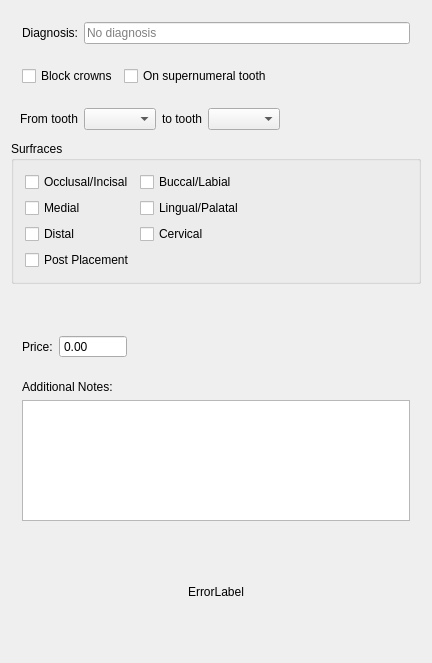
<?xml version="1.0" encoding="UTF-8"?>
<ui version="4.0">
 <class>ProcedureInput</class>
 <widget class="QWidget" name="ProcedureInput">
  <property name="geometry">
   <rect>
    <x>0</x>
    <y>0</y>
    <width>432</width>
    <height>663</height>
   </rect>
  </property>
  <property name="sizePolicy">
   <sizepolicy hsizetype="Preferred" vsizetype="Preferred">
    <horstretch>0</horstretch>
    <verstretch>0</verstretch>
   </sizepolicy>
  </property>
  <property name="windowTitle">
   <string>ProcedureInput</string>
  </property>
  <layout class="QVBoxLayout" name="verticalLayout">
   <property name="spacing">
    <number>0</number>
   </property>
   <item>
    <widget class="QFrame" name="diagnosisGroup">
     <property name="frameShape">
      <enum>QFrame::Shape::NoFrame</enum>
     </property>
     <property name="frameShadow">
      <enum>QFrame::Shadow::Raised</enum>
     </property>
     <layout class="QHBoxLayout" name="horizontalLayout_5">
      <item>
       <widget class="QLabel" name="label">
        <property name="text">
         <string>Diagnosis:</string>
        </property>
       </widget>
      </item>
      <item>
       <widget class="AutoCompleteLineEdit" name="diagnosisEdit">
        <property name="text">
         <string/>
        </property>
        <property name="placeholderText">
         <string>No diagnosis</string>
        </property>
       </widget>
      </item>
     </layout>
    </widget>
   </item>
   <item>
    <widget class="QFrame" name="paramFrame">
     <property name="minimumSize">
      <size>
       <width>0</width>
       <height>0</height>
      </size>
     </property>
     <property name="frameShape">
      <enum>QFrame::Shape::NoFrame</enum>
     </property>
     <property name="frameShadow">
      <enum>QFrame::Shadow::Raised</enum>
     </property>
     <layout class="QVBoxLayout" name="verticalLayout_4">
      <property name="spacing">
       <number>0</number>
      </property>
      <property name="leftMargin">
       <number>0</number>
      </property>
      <property name="topMargin">
       <number>0</number>
      </property>
      <property name="rightMargin">
       <number>0</number>
      </property>
      <property name="bottomMargin">
       <number>0</number>
      </property>
      <item>
       <widget class="QFrame" name="toothFrame">
        <property name="frameShape">
         <enum>QFrame::Shape::NoFrame</enum>
        </property>
        <property name="frameShadow">
         <enum>QFrame::Shadow::Raised</enum>
        </property>
        <layout class="QHBoxLayout" name="horizontalLayout_3">
         <item>
          <widget class="QCheckBox" name="rangeCheck">
           <property name="text">
            <string>Block crowns</string>
           </property>
          </widget>
         </item>
         <item>
          <widget class="QCheckBox" name="hyperdonticCheckBox">
           <property name="text">
            <string>On supernumeral tooth</string>
           </property>
          </widget>
         </item>
         <item>
          <spacer name="horizontalSpacer_3">
           <property name="orientation">
            <enum>Qt::Orientation::Horizontal</enum>
           </property>
           <property name="sizeHint" stdset="0">
            <size>
             <width>0</width>
             <height>0</height>
            </size>
           </property>
          </spacer>
         </item>
        </layout>
       </widget>
      </item>
      <item>
       <widget class="QFrame" name="rangeGroup">
        <layout class="QHBoxLayout" name="horizontalLayout_2">
         <property name="leftMargin">
          <number>9</number>
         </property>
         <item>
          <widget class="QLabel" name="label_4">
           <property name="text">
            <string>From tooth</string>
           </property>
          </widget>
         </item>
         <item>
          <widget class="QComboBox" name="beginCombo">
           <property name="sizePolicy">
            <sizepolicy hsizetype="Preferred" vsizetype="Fixed">
             <horstretch>0</horstretch>
             <verstretch>0</verstretch>
            </sizepolicy>
           </property>
           <property name="minimumSize">
            <size>
             <width>66</width>
             <height>0</height>
            </size>
           </property>
          </widget>
         </item>
         <item>
          <widget class="QLabel" name="label_3">
           <property name="text">
            <string>to tooth</string>
           </property>
          </widget>
         </item>
         <item>
          <widget class="QComboBox" name="endCombo">
           <property name="sizePolicy">
            <sizepolicy hsizetype="Preferred" vsizetype="Fixed">
             <horstretch>0</horstretch>
             <verstretch>0</verstretch>
            </sizepolicy>
           </property>
           <property name="minimumSize">
            <size>
             <width>66</width>
             <height>0</height>
            </size>
           </property>
           <property name="editable">
            <bool>false</bool>
           </property>
          </widget>
         </item>
         <item>
          <spacer name="horizontalSpacer_2">
           <property name="orientation">
            <enum>Qt::Orientation::Horizontal</enum>
           </property>
           <property name="sizeHint" stdset="0">
            <size>
             <width>0</width>
             <height>0</height>
            </size>
           </property>
          </spacer>
         </item>
        </layout>
       </widget>
      </item>
      <item>
       <widget class="QGroupBox" name="surfaceGroup">
        <property name="title">
         <string>Surfraces</string>
        </property>
        <layout class="QVBoxLayout" name="verticalLayout_3">
         <item>
          <layout class="QHBoxLayout" name="horizontalLayout_4">
           <item>
            <layout class="QVBoxLayout" name="verticalLayout_2">
             <item>
              <widget class="QCheckBox" name="o_check">
               <property name="text">
                <string>Occlusal/Incisal</string>
               </property>
              </widget>
             </item>
             <item>
              <widget class="QCheckBox" name="m_check">
               <property name="text">
                <string>Medial</string>
               </property>
              </widget>
             </item>
             <item>
              <widget class="QCheckBox" name="d_check">
               <property name="text">
                <string>Distal</string>
               </property>
              </widget>
             </item>
            </layout>
           </item>
           <item>
            <layout class="QVBoxLayout" name="verticalLayout_8">
             <item>
              <widget class="QCheckBox" name="b_check">
               <property name="text">
                <string>Buccal/Labial</string>
               </property>
              </widget>
             </item>
             <item>
              <widget class="QCheckBox" name="l_check">
               <property name="text">
                <string>Lingual/Palatal</string>
               </property>
              </widget>
             </item>
             <item>
              <widget class="QCheckBox" name="c_check">
               <property name="text">
                <string>Cervical</string>
               </property>
              </widget>
             </item>
            </layout>
           </item>
           <item>
            <spacer name="horizontalSpacer_4">
             <property name="orientation">
              <enum>Qt::Orientation::Horizontal</enum>
             </property>
             <property name="sizeHint" stdset="0">
              <size>
               <width>40</width>
               <height>20</height>
              </size>
             </property>
            </spacer>
           </item>
          </layout>
         </item>
         <item>
          <widget class="QCheckBox" name="postCheck">
           <property name="text">
            <string>Post Placement</string>
           </property>
          </widget>
         </item>
        </layout>
       </widget>
      </item>
      <item>
       <spacer name="verticalSpacer_3">
        <property name="orientation">
         <enum>Qt::Orientation::Vertical</enum>
        </property>
        <property name="sizeHint" stdset="0">
         <size>
          <width>20</width>
          <height>40</height>
         </size>
        </property>
       </spacer>
      </item>
     </layout>
    </widget>
   </item>
   <item>
    <widget class="QFrame" name="priceGroup">
     <property name="frameShape">
      <enum>QFrame::Shape::NoFrame</enum>
     </property>
     <property name="frameShadow">
      <enum>QFrame::Shadow::Raised</enum>
     </property>
     <layout class="QHBoxLayout" name="horizontalLayout">
      <item>
       <widget class="QLabel" name="label_2">
        <property name="text">
         <string>Price:</string>
        </property>
       </widget>
      </item>
      <item>
       <widget class="QDoubleSpinBox" name="priceSpin">
        <property name="buttonSymbols">
         <enum>QAbstractSpinBox::ButtonSymbols::NoButtons</enum>
        </property>
        <property name="maximum">
         <double>9999999.000000000000000</double>
        </property>
       </widget>
      </item>
      <item>
       <spacer name="horizontalSpacer">
        <property name="orientation">
         <enum>Qt::Orientation::Horizontal</enum>
        </property>
        <property name="sizeHint" stdset="0">
         <size>
          <width>40</width>
          <height>20</height>
         </size>
        </property>
       </spacer>
      </item>
     </layout>
    </widget>
   </item>
   <item>
    <widget class="QFrame" name="notesGroup">
     <property name="frameShape">
      <enum>QFrame::Shape::NoFrame</enum>
     </property>
     <layout class="QVBoxLayout" name="verticalLayout_5">
      <item>
       <widget class="QLabel" name="label_6">
        <property name="text">
         <string>Additional Notes:</string>
        </property>
       </widget>
      </item>
      <item>
       <widget class="TextEdit" name="notesEdit">
        <property name="sizePolicy">
         <sizepolicy hsizetype="Expanding" vsizetype="Preferred">
          <horstretch>0</horstretch>
          <verstretch>0</verstretch>
         </sizepolicy>
        </property>
        <property name="maximumSize">
         <size>
          <width>16777215</width>
          <height>121</height>
         </size>
        </property>
       </widget>
      </item>
     </layout>
    </widget>
   </item>
   <item>
    <spacer name="verticalSpacer">
     <property name="orientation">
      <enum>Qt::Orientation::Vertical</enum>
     </property>
     <property name="sizeHint" stdset="0">
      <size>
       <width>20</width>
       <height>40</height>
      </size>
     </property>
    </spacer>
   </item>
   <item>
    <widget class="QLabel" name="errorLabel">
     <property name="sizePolicy">
      <sizepolicy hsizetype="Preferred" vsizetype="Preferred">
       <horstretch>0</horstretch>
       <verstretch>0</verstretch>
      </sizepolicy>
     </property>
     <property name="styleSheet">
      <string notr="true"/>
     </property>
     <property name="text">
      <string>ErrorLabel</string>
     </property>
     <property name="alignment">
      <set>Qt::AlignmentFlag::AlignCenter</set>
     </property>
    </widget>
   </item>
   <item>
    <spacer name="verticalSpacer_2">
     <property name="orientation">
      <enum>Qt::Orientation::Vertical</enum>
     </property>
     <property name="sizeHint" stdset="0">
      <size>
       <width>20</width>
       <height>40</height>
      </size>
     </property>
    </spacer>
   </item>
  </layout>
 </widget>
 <layoutdefault spacing="6" margin="11"/>
 <customwidgets>
  <customwidget>
   <class>TextEdit</class>
   <extends>QPlainTextEdit</extends>
   <header>View/uiComponents/TextEdit.h</header>
  </customwidget>
  <customwidget>
   <class>AutoCompleteLineEdit</class>
   <extends>QLineEdit</extends>
   <header>View/uiComponents/AutoCompleteLineEdit.h</header>
  </customwidget>
 </customwidgets>
 <resources/>
 <connections/>
</ui>
